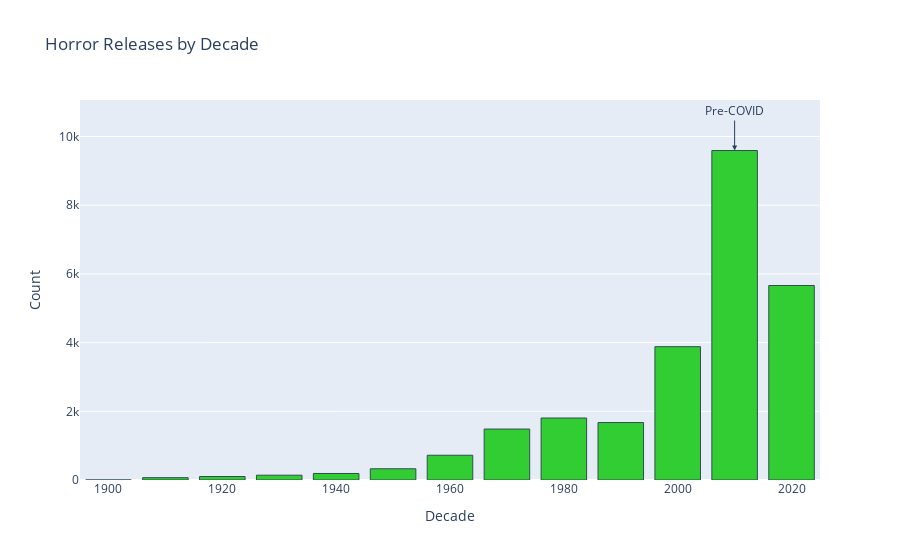

Notebook cell for this chart:
### Code cell
# Plotly bar
fig = px.bar(decade_counts, x='Decade', y='Count', # color='Decade', 
             color_discrete_sequence=['limegreen'], # Horror is usually  dark green oddly
             title='Horror Releases by Decade')
fig.update_traces(marker=dict(line=dict(width=1, color='DarkSlateGrey')))
# Label the bar for 2010 pre-covid vertically
fig.add_annotation(x=2010, y=decade_counts.loc[decade_counts['Decade'] == 2010, 'Count'].values[0],
                   text="Pre-COVID",
                   showarrow=True,
                   arrowhead=2,
                   ax=0,
                   ay=-40,
                   font=dict(size=12))
fig.show()

### Figure 1 — Plotly figure (JSON) as saved in the notebook; plotly's stock layout.template omitted (floating-point values rounded to 4 significant figures)
{"data": [{"alignmentgroup": "True", "hovertemplate": "Decade=%{x}<br>Count=%{y}<extra></extra>", "legendgroup": "", "marker": {"color": "limegreen", "line": {"color": "DarkSlateGrey", "width": 1}, "pattern": {"shape": ""}}, "name": "", "offsetgroup": "", "orientation": "v", "showlegend": false, "textposition": "auto", "type": "bar", "x": [1900, 1910, 1920, 1930, 1940, 1950, 1960, 1970, 1980, 1990, 2000, 2010, 2020], "xaxis": "x", "y": [1, 68, 101, 140, 190, 327, 721, 1483, 1805, 1673, 3882, 9593, 5663], "yaxis": "y"}], "layout": {"annotations": [{"arrowhead": 2, "ax": 0, "ay": -40, "font": {"size": 12}, "showarrow": true, "text": "Pre-COVID", "x": 2010, "y": 9593}], "barmode": "relative", "legend": {"tracegroupgap": 0}, "title": {"text": "Horror Releases by Decade"}, "xaxis": {"anchor": "y", "domain": [0, 1], "title": {"text": "Decade"}}, "yaxis": {"anchor": "x", "domain": [0, 1], "title": {"text": "Count"}}}}
